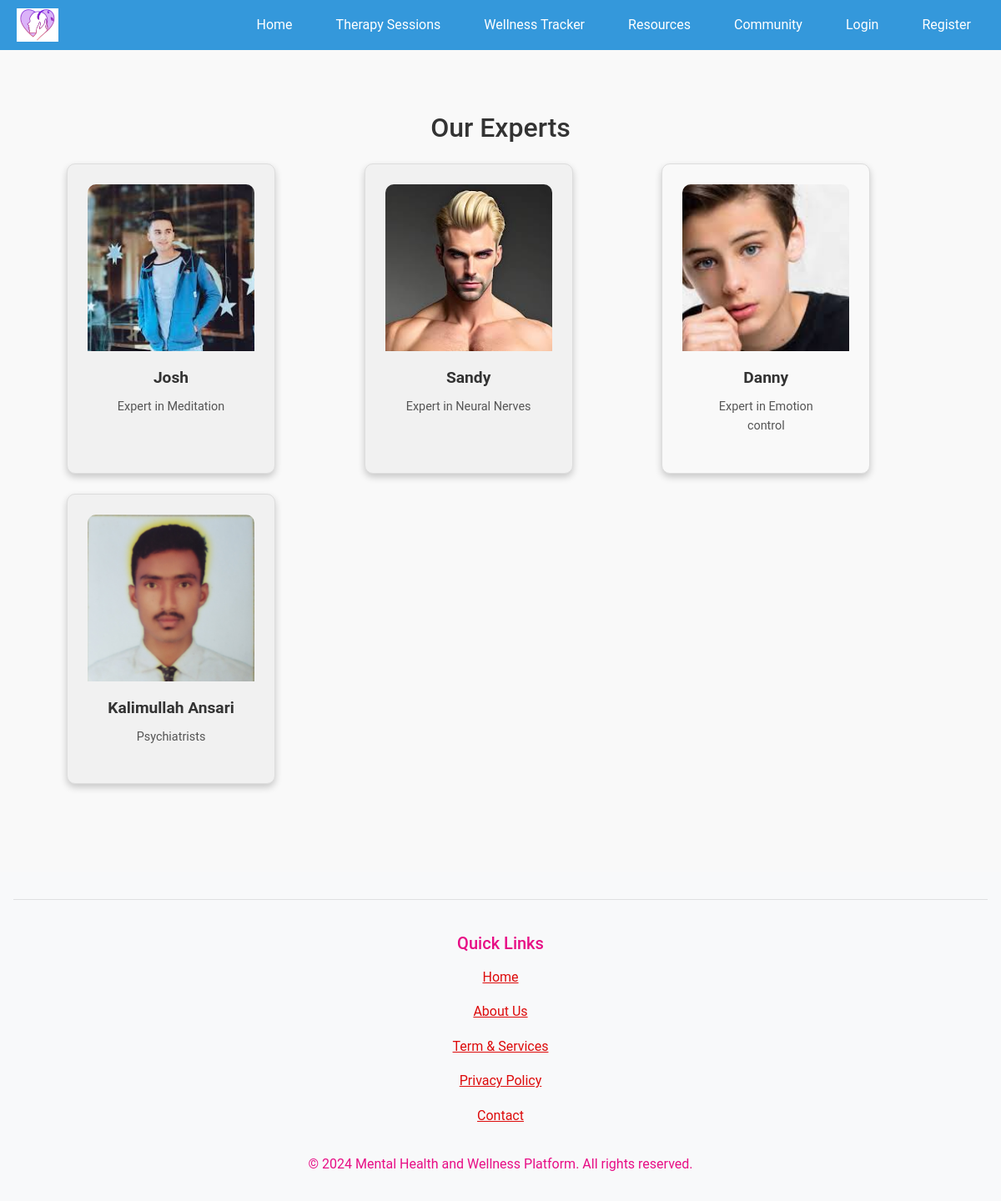
/experts/experts/, run on an earlier commit of the app's database.
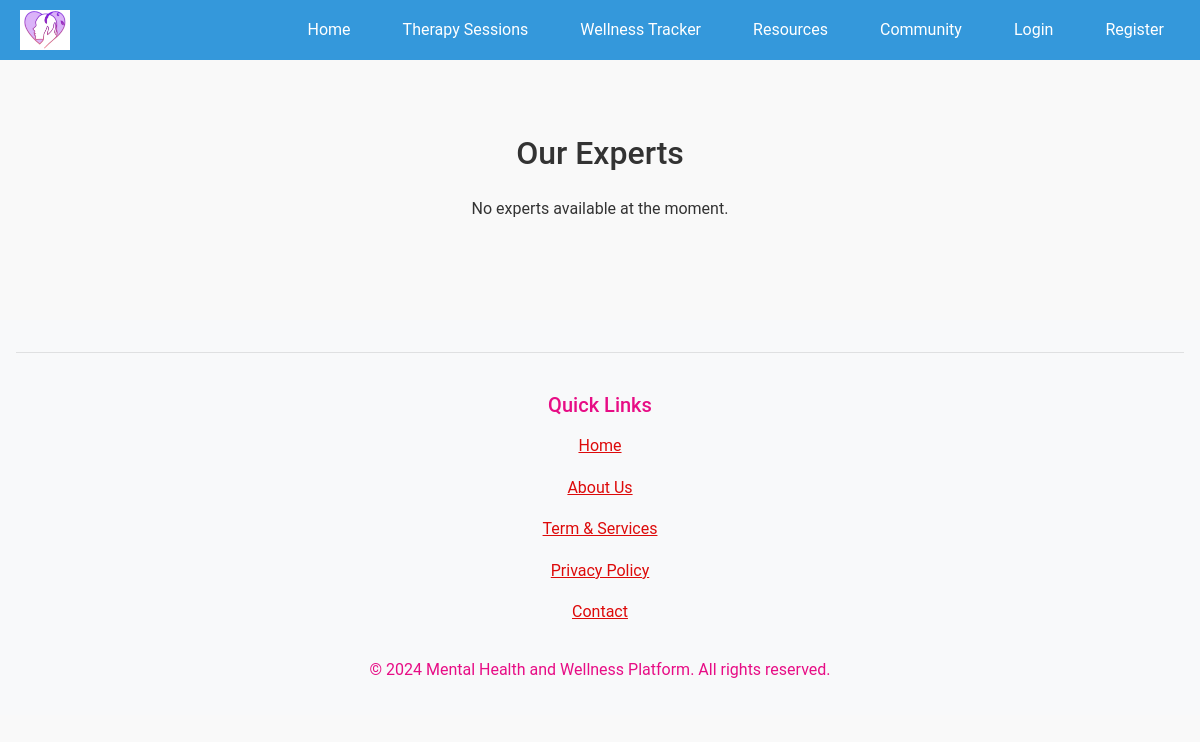
And on a later commit of the database.
### experts/models.py (models this page shows, shortened)
class Expert(models.Model):
    name = models.CharField(max_length=100)
    specialty = models.CharField(max_length=100)
    therapist = models.OneToOneField(UserProfile, on_delete=models.CASCADE, blank=True, null=True)
    image = models.ImageField(upload_to='expert_images/', blank=True, null=True)

### experts/views.py (the view)
# urls.py: path('experts/', expert_list, name='expert_list'),  # URL to access the experts list
def expert_list(request):
    experts = Expert.objects.all()  # Fetch all experts
    return render(request, 'experts/expert_list.html', {'experts': experts})  # Ensure the template path is correct

### experts/templates/experts/expert_list.html (shortened to what this page needs)
{% extends 'base.html' %}
{% block content %}
<div class="container">
    <h2 class="text-center my-4">Our Experts</h2>
    <div class="row">
        {% for expert in experts %}
        <div class="col-md-4 mb-4">
            <div class="card" style="background-color: {{ forloop.counter|add:3|divisibleby:3|yesno:'#f9f9f9,#f1f1f1,#e9e9e9' }}; box-shadow: 0 4px 8px rgba(0, 0, 0, 0.2); height: 100%;">
                <img src="{{ expert.image.url }}" class="card-img-top" alt="{{ expert.name }}" style="height: 200px; object-fit: cover;">
                <div class="card-body" style="height: calc(100% - 200px); display: flex; flex-direction: column; justify-content: space-between;">
                    <h5 class="card-title" style="font-weight: bold; font-size: 1.2em;">{{ expert.name }}</h5>
                    <p class="card-text" style="font-size: 0.9em;">{{ expert.specialty }}</p>
                </div>
            </div>
        </div>
        {% empty %}
        <div class="col-12">
            <p>No experts available at the moment.</p>
        </div>
        {% endfor %}
    </div>
</div>
{% endblock %}

What changed in the data, as far as the page shows it:
removed Expert: image (picture), name "Josh", specialty "Expert in Meditation"
removed Expert: image (picture), name "Sandy", specialty "Expert in Neural Nerves"
removed Expert: image (picture), name "Danny", specialty "Expert in Emotion control"
removed Expert: image (picture), name "Kalimullah Ansari", specialty "Psychiatrists"
Also different on the page:
text now shown: "No experts available at the moment."
